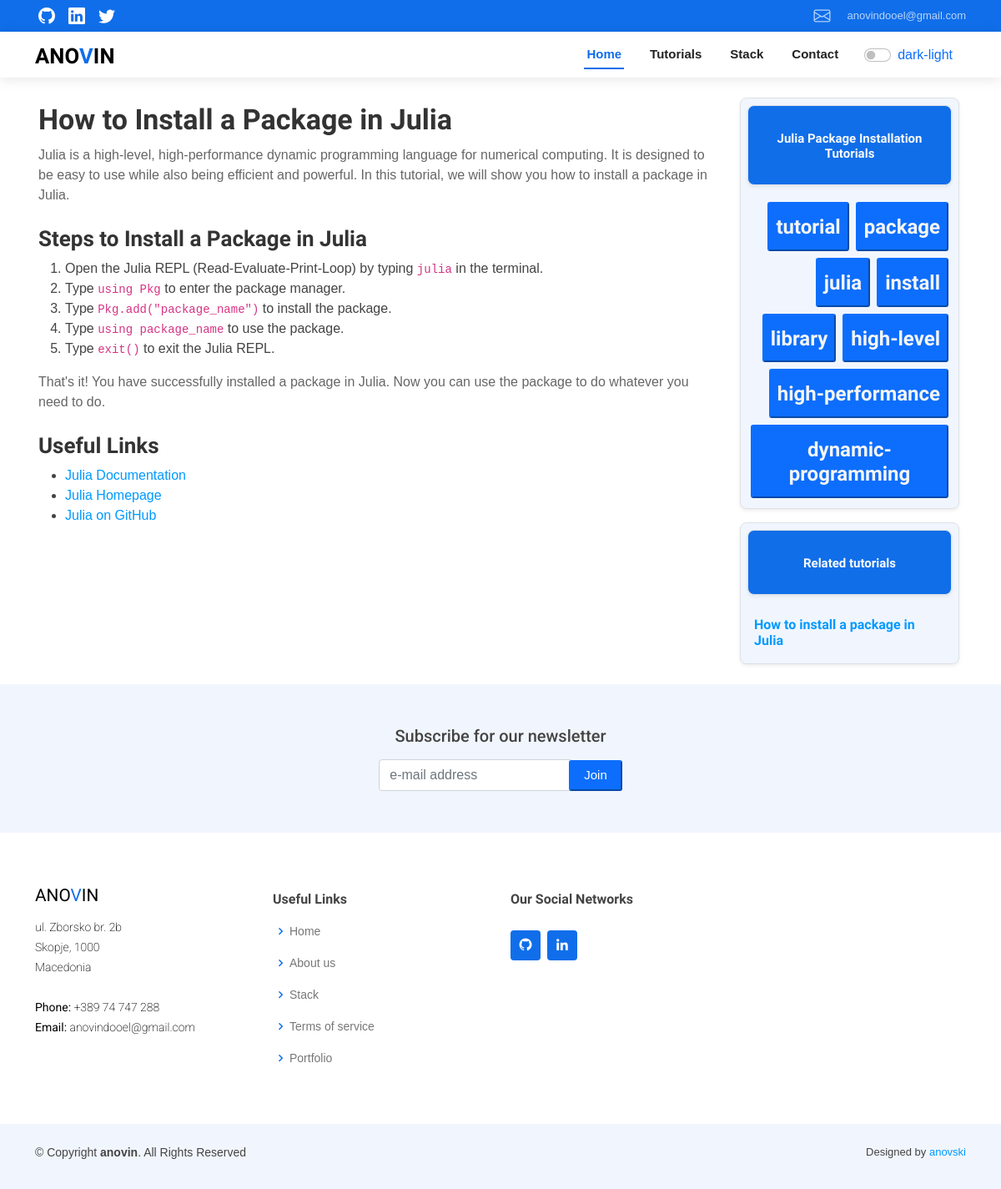
/tutorial/how-to-install-a-package-in-julia/, run on the app's committed database.
### web/models.py (models this page shows, shortened)
class Tutorial(models.Model):
    title = models.CharField(max_length=255)
    slug = models.CharField(max_length=225, null=True, blank=True)
    meta_description = models.TextField()
    introduction = models.TextField()
    steps = models.TextField()
    content = models.TextField()
    tags = models.ManyToManyField(Tag, blank=True)
    img = models.ImageField(upload_to='tutorials/images/', null=True, blank=True)
    category = models.ForeignKey(Category, on_delete=models.SET_NULL, null=True, blank=True)
    hashtags = models.CharField(max_length=300, null=True, blank=True)
    def get_absolute_url(self):
        return reverse('single_tutorial', kwargs={
            'slug': self.slug
        })

class Category(models.Model):
    name = models.CharField(max_length=250)
    slug = models.CharField(max_length=250)
    def __str__(self):
        return self.name
    def get_absolute_url(self):
        return reverse('single_category', kwargs={
            'slug': self.slug
        })

class Tag(models.Model):
    name = models.CharField(max_length=255)
    slug = models.CharField(max_length=255)
    def __str__(self):
        return self.name
    def get_absolute_url(self):
        return reverse('single_tag', kwargs={
            'slug': self.slug
        })

### web/views.py (the view)
# urls.py: path('tutorial/<str:slug>/', views.single_tutorial, name='single_tutorial'),
def single_tutorial(request, slug=None):
    obj = get_object_or_404(Tutorial, slug=slug)
    related_articles = Tutorial.objects.filter(category=obj.category)[:10]
    return render(request, 'tutorials/single_tutorial.html',
                  context={'tutorial': obj, 'related_tutorials': related_articles})

### web/templates/tutorials/single_tutorial.html (shortened to what this page needs)
<!DOCTYPE html>
{% load static %}
<html lang="en" style="filter:invert(100); ">
<head>
    {% include 'head.html' %}
</head>
<body>
{% include 'menu.html' %}
<div class="container ">
    <div class="d-flex justify-content-center p-0 mt-3 mb-3">
        <div class="col-12 col-md-9">
            <div class="p-1 pe-lg-4">
                {{tutorial.content|safe}}
            </div>
        </div>
        <div class="col-3 p-2 d-flex justify-content-end d-none d-md-block">
            <div class="d-flex flex-column p-2 shadow-sm border" style="border-radius: 8px; background: #f1f6fe;">
                <a href="{{tutorial.category.get_absolute_url}}">
                    <button class="btn btn-sm btn-light d-flex p-3 shadow-sm mb-3 w-100 d-flex flex-column border"
                            style="background: #106ee9; color: black; font-weight: 100; border-radius: 8px;">
                        <h3 class="w-100 pt-1 pb-1 text-light"
                            style="font-size:15px;border-radius: 4px; font-weight: 800;">
                            {{ tutorial.category }}
                        </h3>
                    </button>
                </a>
                <div class="d-flex flex-wrap justify-content-end align-items-center">{% for tag in tutorial.tags.all %}
                    <a href="{{tag.get_absolute_url}}">
                        <button class="btn-sm btn-primary m-1 text-bg-primary" style="font-size:13px;">
                            <h4 style="color: whitesmoke;">{{tag}}</h4>
                        </button>
                    </a>
                    {%endfor%}
                </div>
            </div>
            <div class="d-flex flex-column p-2 shadow-sm mt-3 border" style="border-radius: 8px; background: #f1f6fe;">
                <div>
                    <button class="btn btn-sm btn-light d-flex p-3 shadow-sm mb-3 w-100 d-flex flex-column border"
                            style="background: #106ee9; color: black; font-weight: 100; border-radius: 8px;">
                        <h3 class="w-100 pt-1 pb-1 text-light"
                            style="font-size:15px;border-radius: 4px; font-weight: 800;">
                            Related tutorials
                        </h3>
                    </button>
                </div>
                <div class="d-flex flex-column  ">{% for tut in related_tutorials %}
                    <a href="{{tut.get_absolute_url}}">
                        <p class=" m-1 " style="font-size:13px; color: black;">
                        <h6 class=" ps-2 pe-2">{{tut.title}}</h6>
                        </p>
                    </a>
                    {%endfor%}
                </div>
            </div>
        </div>
    </div>
</div>
{% include 'tutorials/footer.html' %}
</body>
</html>

### web/static/assets/css/style.css (style rules this page uses)
body { font-family: "Open Sans", sans-serif; color: #444444; }
a { color: #106eea; text-decoration: none; }
h1, h2, h3, h4, h5, h6 { font-family: "Roboto", sans-serif; }

### web/templates/tutorials/single_tutorial.html (style rules this page uses)
body { font-family: 'Montserrat', sans-serif; }
h1, h2, h3, h4, h6 { color: #333; margin-top: 10px; margin-bottom: 8px; font-weight: 800; font-family: "Josefin Sans", sans-serif; }
h2 { font-size: 26px; margin-top: 25px; }
h1 { font-size: 34px; }
p { margin-top: 10px; margin-bottom: 10px; color: #666; font-weight: 200; }
a { color: #0099ff; }
h6 { color: #0099ff; }
code { max-width: 100%; }

### data on the page
Tutorial: content "How to Install a Package in Julia Julia is a high-level, high-performance dynamic programming language for numerical computing. It is designed to be easy to use while also being efficient and powerful. In this tutorial, we will show you how to install a package in Julia. Steps to Install a Package in Julia Open the Julia REPL (Read-Evaluate-Print-Loop) by typing julia in the terminal. Type using Pkg to enter the package manager. Type Pkg.add(\"package_name\") to install the package. Type using package_name to use the package. Type exit() to exit the Julia REPL. That's it! You have successfully installed a package in Julia. Now you can use the package to do whatever you need to do. Useful…", category "Julia Package Installation Tutorials", title "How to install a package in Julia"
Tag: name "tutorial"
Tag: name "package"
Tag: name "julia"
Tag: name "install"
Tag: name "library"
Tag: name "high-level"
Tag: name "high-performance"
Tag: name "dynamic-programming"
